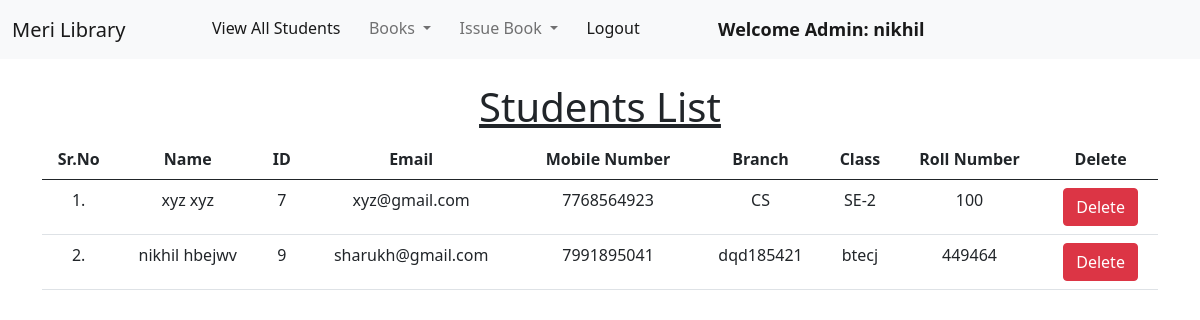
Screenshot of /view_students/ (signed in) with the database file from the repository.
### library/models.py (models this page shows, shortened)
class Student(models.Model):
    user = models.OneToOneField(User, on_delete=models.CASCADE)
    classroom = models.CharField(max_length=10)
    branch = models.CharField(max_length=10)
    roll_no = models.CharField(max_length=3, blank=True)
    phone = models.CharField(max_length=10, blank=True)
    image = models.ImageField(upload_to="", blank=True)

### library/views.py (the view)
# urls.py: path("view_students/", views.view_students, name="view_students"),
@login_required(login_url = '/admin_login')
def view_students(request):
    students = Student.objects.all()
    return render(request, "view_students.html", {'students':students})

### library/templates/view_students.html (shortened to what this page needs)
{% extends 'admin_navbar.html' %}
{% load static %}
{% block body %}
<div class="container mt-4">
    <h1 class="text-center"><u>Students List</u></h1>
    <table class="table table-hover" id="example">
        <thead>
            <tr class="text-center">
                <th>Sr.No</th>
                <th>Name</th>
                <th>ID</th>
                <th>Email</th>
                <th>Mobile Number</th>
                <th>Branch</th>
                <th>Class</th>
                <th>Roll Number</th>
                <th>Delete</th>
            </tr>
        </thead>
        <tbody>
            {% for student in students %}
            <tr class="text-center">
                <td>{{forloop.counter}}.</td>
                <td>{{student.user.get_full_name}}</td>
                <td>{{student.user.id}}</td>
                <td>{{student.user.email}}</td>
                <td>{{student.phone}}</td>
                <td>{{student.branch}}</td>
                <td>{{student.classroom}}</td>
                <td>{{student.roll_no}}</td>
                <td><a href="/delete_student/{{student.id}}/" class="btn btn-danger" onclick="return confirm('Are you sure you want to delete this student?')">Delete</a></td>
            </tr>
            {% endfor %}
        </tbody>
    </table>
    </div>
{% endblock %}

### library/templates/admin_navbar.html (shortened to what this page needs)
<!doctype html>
<html lang="en">
  <head>
    <link href="https://cdn.jsdelivr.net/npm/bootstrap@5.1.0/dist/css/bootstrap.min.css" rel="stylesheet">
    <link rel="stylesheet" href="https://cdn.datatables.net/1.10.25/css/jquery.dataTables.min.css">
    <link rel="stylesheet" href="https://cdn.datatables.net/buttons/1.7.1/css/buttons.dataTables.min.css">
  </head>
  <body>
    <nav class="navbar navbar-expand-lg navbar-light bg-light">
        <div class="container-fluid">
          <a class="navbar-brand" href="#">Meri Library</a>
          <div class="collapse navbar-collapse" id="navbarSupportedContent">
            <ul class="navbar-nav me-auto mb-2 mb-lg-0">
              <li class="nav-item">
                <a class="nav-link active" aria-current="page" href="/view_students/">View All Students</a>
              </li>
              <li class="nav-item dropdown">
                <a class="nav-link dropdown-toggle" href="#" id="navbarDropdown" role="button" data-bs-toggle="dropdown" aria-expanded="false">
                  Books
                </a>
              </li>
              <li class="nav-item dropdown">
                <a class="nav-link dropdown-toggle" href="#" id="navbarDropdown" role="button" data-bs-toggle="dropdown" aria-expanded="false">
                  Issue Book
                </a>
              </li>
              <li class="nav-item">
                <a class="nav-link active" aria-current="page" href="/logout/">Logout</a>
              </li>
              <li class="nav-item">
                <a style="font-weight:600; font-family:'Segoe UI', Tahoma, Geneva, Verdana, sans-serif; font-size: large;" class="nav-link active" href="#">Welcome Admin: {{request.user}}</a>
              </li>
            </ul>
          </div>
        </div>
      </nav>
      {% block body %}
      {% endblock %}
  </body>
</html>

### rows the page displays
Student: user.get_full_name "xyz xyz", user.id "7", user.email "xyz@gmail.com", phone "7768564923", branch "CS", classroom "SE-2", roll_no "100"
Student: user.get_full_name "nikhil hbejwv", user.id "9", user.email "sharukh@gmail.com", phone "7991895041", branch "dqd185421", classroom "btecj", roll_no "449464"

### other values shown
{{ request.user }} "nikhil"
